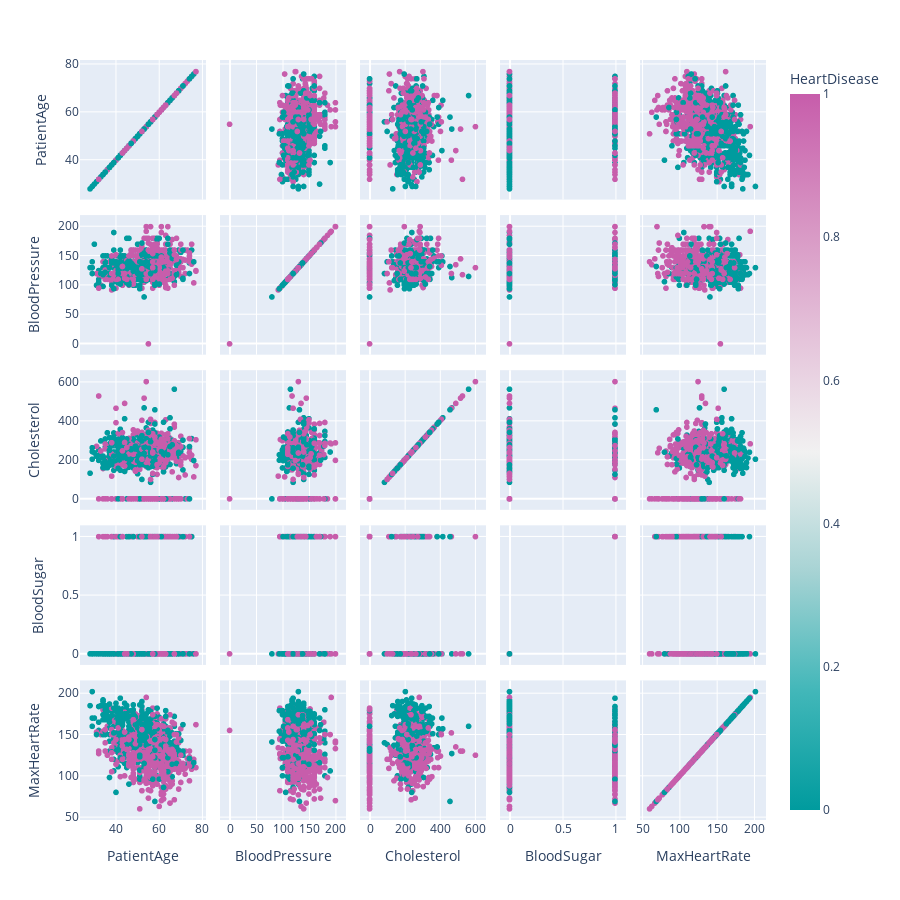

Here is the notebook cell this chart was saved with:
### Code cell
#Scatterplot matrix to spot outliers

fig = px.scatter_matrix(heart, dimensions=
["PatientAge","BloodPressure","Cholesterol","BloodSugar","MaxHeartRate"],
labels={col:col.replace('_', ' ') for col in heart.columns},           
height=900, color="HeartDisease", color_continuous_scale=px.colors.diverging.Tropic)
fig.show()

### Figure 1 — Plotly figure (JSON) as saved in the notebook; plotly's stock layout.template omitted (floating-point values rounded to 4 significant figures; data arrays with more than 128 entries replaced by an {"elided": "..."} marker saying what was removed)
{"data": [{"dimensions": [{"axis": {"matches": true}, "label": "PatientAge", "values": {"elided": "918 int values"}}, {"axis": {"matches": true}, "label": "BloodPressure", "values": {"elided": "918 int values"}}, {"axis": {"matches": true}, "label": "Cholesterol", "values": {"elided": "918 int values"}}, {"axis": {"matches": true}, "label": "BloodSugar", "values": {"elided": "918 int values"}}, {"axis": {"matches": true}, "label": "MaxHeartRate", "values": {"elided": "918 int values"}}], "hovertemplate": "%{xaxis.title.text}=%{x}<br>%{yaxis.title.text}=%{y}<br>HeartDisease=%{marker.color}<extra></extra>", "legendgroup": "", "marker": {"color": {"elided": "918 int values"}, "coloraxis": "coloraxis", "symbol": "circle"}, "name": "", "showlegend": false, "type": "splom"}], "layout": {"coloraxis": {"colorbar": {"title": {"text": "HeartDisease"}}, "colorscale": [[0, "rgb(0, 155, 158)"], [0.1667, "rgb(66, 183, 185)"], [0.3333, "rgb(167, 211, 212)"], [0.5, "rgb(241, 241, 241)"], [0.6667, "rgb(228, 193, 217)"], [0.8333, "rgb(214, 145, 193)"], [1, "rgb(199, 93, 171)"]]}, "dragmode": "select", "height": 900, "legend": {"tracegroupgap": 0}, "margin": {"t": 60}}}
